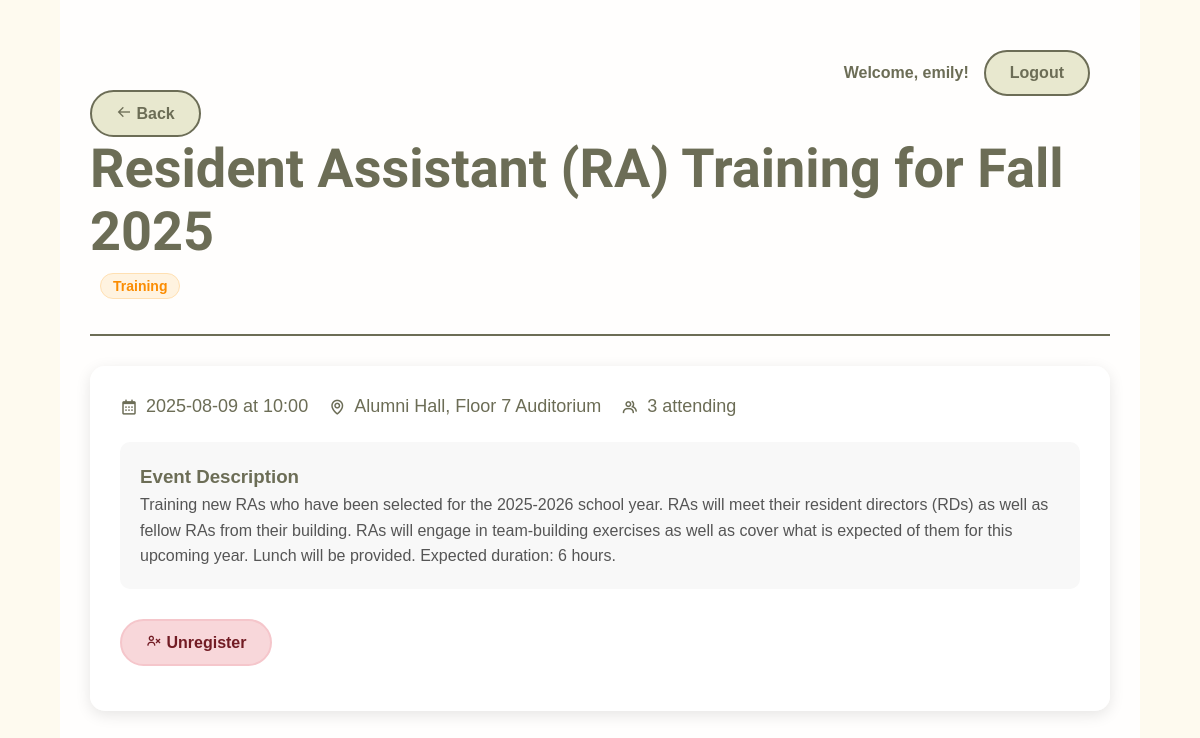
Screenshot of /event/5 (signed in) with the database file from the repository.
### main.py (models this page shows, shortened)
class Event(db.Model):
    id = db.Column(db.Integer, primary_key=True)
    title = db.Column(db.String(100), nullable=False)
    description = db.Column(db.Text, nullable=False)
    date = db.Column(db.String(20), nullable=False)
    time = db.Column(db.String(20), nullable=False)
    location = db.Column(db.String(120), nullable=False)
    event_type = db.Column(db.String(20), nullable=False, default='other')  # New field
    manager_id = db.Column(db.Integer, db.ForeignKey('user.id'), nullable=False)
    created_at = db.Column(db.DateTime, default=datetime.utcnow)
    @property
    def total_attendees(self):
        total = db.session.scalar(
            select(func.sum(registrations.c.num_attendees))
            .where(registrations.c.event_id == self.id)
        )
        return total if total else 0

class User(db.Model):
    id = db.Column(db.Integer, primary_key=True)
    username = db.Column(db.String(80), unique=True, nullable=False)
    email = db.Column(db.String(120), unique=True, nullable=False)
    password_hash = db.Column(db.String(128), nullable=False)
    role = db.Column(db.String(20), default='user')
    created_at = db.Column(db.DateTime, default=datetime.utcnow)
    registered_events = db.relationship(
        'Event',
        secondary=registrations,
        backref=db.backref('attendees', lazy='dynamic')
    )
    managed_events = db.relationship('Event', backref='manager', foreign_keys='Event.manager_id')

### main.py (the view)
@app.route('/event/<int:event_id>')
def event_details(event_id):
    if 'username' not in session:
        return redirect(url_for('userlogin'))
    event = Event.query.get_or_404(event_id)
    user = User.query.filter_by(username=session['username']).first()
    is_registered = db.session.execute(
        select(registrations.c.user_id)
        .where(registrations.c.user_id == user.id)
        .where(registrations.c.event_id == event.id)
    ).fetchone() is not None
    return render_template('event_details.html',
                         event=event,
                         is_registered=is_registered,
                         total_attendees=event.total_attendees)

### templates/event_details.html (shortened to what this page needs)
<!DOCTYPE html>
<html lang="en">
<head>
    <link rel="stylesheet" href="{{ url_for('static', filename='styles.css') }}">
    <link href='https://unpkg.com/boxicons@2.1.4/css/boxicons.min.css' rel='stylesheet'>
</head>
<body>
    <div class="dashboard-container">
        <header class="dashboard-header">
            <div>
                <a href="{{ url_for('home') }}" class="button" style="margin-right: 15px;">
                    <i class='bx bx-arrow-back'></i> Back
                </a>
                <div class="event-header">
                    <h1>{{ event.title }}</h1>
                    <span class="event-type-badge {{ event.event_type }}">
                        {{ event.event_type|capitalize }}
                    </span>
                </div>
            </div>
            <div class="user-controls">
                <span>Welcome, {{ session.username }}!</span>
                <a href="{{ url_for('logout') }}" class="button">Logout</a>
            </div>
        </header>
        <div class="event-details-container">
            <div class="event-meta">
                <div class="event-meta-item">
                    <i class='bx bx-calendar'></i>
                    <span>{{ event.date }} at {{ event.time }}</span>
                </div>
                <div class="event-meta-item">
                    <i class='bx bx-map'></i>
                    <span>{{ event.location }}</span>
                </div>
                <div class="event-meta-item">
                    <i class='bx bx-group'></i>
                    <span>{{ total_attendees }} attending</span>
                </div>
            </div>
            <div class="event-description">
                <h3>Event Description</h3>
                <p>{{ event.description }}</p>
            </div>
            <div class="event-actions">
                {% if not is_registered %}
                <form method="POST" action="{{ url_for('register_for_event', event_id=event.id) }}">
                    <div class="input_box">
                        <label for="num_attendees">Number of people attending (including yourself):</label>
                        <input type="number" id="num_attendees" name="num_attendees" min="1" value="1" required>
                    </div>
                    <button type="submit" class="button">
                        <i class='bx bx-user-plus'></i> Register
                    </button>
                </form>
                {% else %}
                <form method="POST" action="{{ url_for('unregister_from_event', event_id=event.id) }}"
                      onsubmit="return confirm('Are you sure you want to unregister from this event?');">
                    <button type="submit" class="button danger">
                        <i class='bx bx-user-x'></i> Unregister
                    </button>
                </form>
                {% endif %}
            </div>
        </div>
    </div>
</body>
</html>

### static/styles.css (style rules this page uses)
* { margin: 0; padding: 0; font-family: "Winky Sans", sans-serif; box-sizing: border-box; }
body { background-size: cover; color: #6c6d56; min-height: 100vh; display:flex; justify-content:center; align-items:center; min-height: 100vh; background: url("floralBackground.jpg") no-repeat; background-position:center; }
h1, h2, h3 { color: #6c6d56; }
.button { display: inline-block; padding: 12px 24px; background: #e8e8cf; border: 2px solid #6c6d56; border-radius: 30px; cursor: pointer; font-size: 16px; font-weight: 600; color: #6c6d56; text-align: center; transition: all 0.3s ease; text-decoration: none; }
.danger { background-color: #f8d7da; color: #721c24; border-color: #f5c6cb; }
.dashboard-container { max-width: 90%; min-width:55%; margin: 0 auto; padding: 20px; background-color: rgba(255, 255, 255, 0.9); min-height: 100vh; }
.dashboard-header { display: flex; justify-content: space-between; align-items: center; margin-bottom: 30px; padding-bottom: 20px; border-bottom: 2px solid #6c6d56; }
.dashboard-header h1 { font-size:54px; font-family: "Charm", cursive; }
.user-controls { display: flex; gap: 15px; align-items: center; }
.user-controls span { font-weight: 600; color: #6c6d56; }
.event-description { margin: 15px 0 !important; color: #555; }
.event-actions { display: flex; justify-content: space-between; align-items: center; margin-top: 15px; }
.event-actions form { margin: 15px 0; display: flex; flex-direction: column; gap: 10px; }
.event-type-badge { display: inline-block; padding: 4px 12px; border-radius: 20px; font-size: 14px; font-weight: 600; margin-left: 10px; text-transform: capitalize; }
.event-type-badge.training { background-color: #fff3e0; color: #fb8c00; border: 1px solid #ffe0b2; }
.event-header { display: flex; align-items: center; flex-wrap: wrap; gap: 10px; margin-bottom: 15px; }
.dashboard-container { padding: 30px; }
.user-controls { display: flex; align-items: center; gap: 15px; position: absolute; top: 20px; right: 20px; }
.user-controls span { font-weight: 600; color: #6c6d56; order: 1; }
.user-controls a:not([href*="usersettings"]) { order: 3; }
.dashboard-header { position: relative; padding-top: 60px; padding-bottom: 20px; margin-bottom: 30px; border-bottom: 2px solid #6c6d56; }

### templates/event_details.html (style rules this page uses)
.event-details-container { background: rgba(255, 255, 255, 0.9); border-radius: 15px; padding: 30px; box-shadow: 0 4px 15px rgba(0, 0, 0, 0.1); margin-top: 20px; }
.event-meta { display: flex; flex-wrap: wrap; gap: 20px; margin-bottom: 25px; }
.event-meta-item { display: flex; align-items: center; gap: 8px; font-size: 18px; }
.event-description { background: #f8f8f8; padding: 20px; border-radius: 10px; margin: 25px 0; line-height: 1.6; }

### rows the page displays
Event: title "Resident Assistant (RA) Training for Fall 2025", event_type "Training", date "2025-08-09", time "10:00", location "Alumni Hall, Floor 7 Auditorium", description "Training new RAs who have been selected for the 2025-2026 school year. RAs will meet their resident directors (RDs) as well as fellow RAs from their building. RAs will engage in team-building exercises as well as cover what is expected of them for this upcoming year. Lunch will be provided. Expected duration: 6 hours."
User: username "emily"

### other values shown
{{ total_attendees }} "3"
